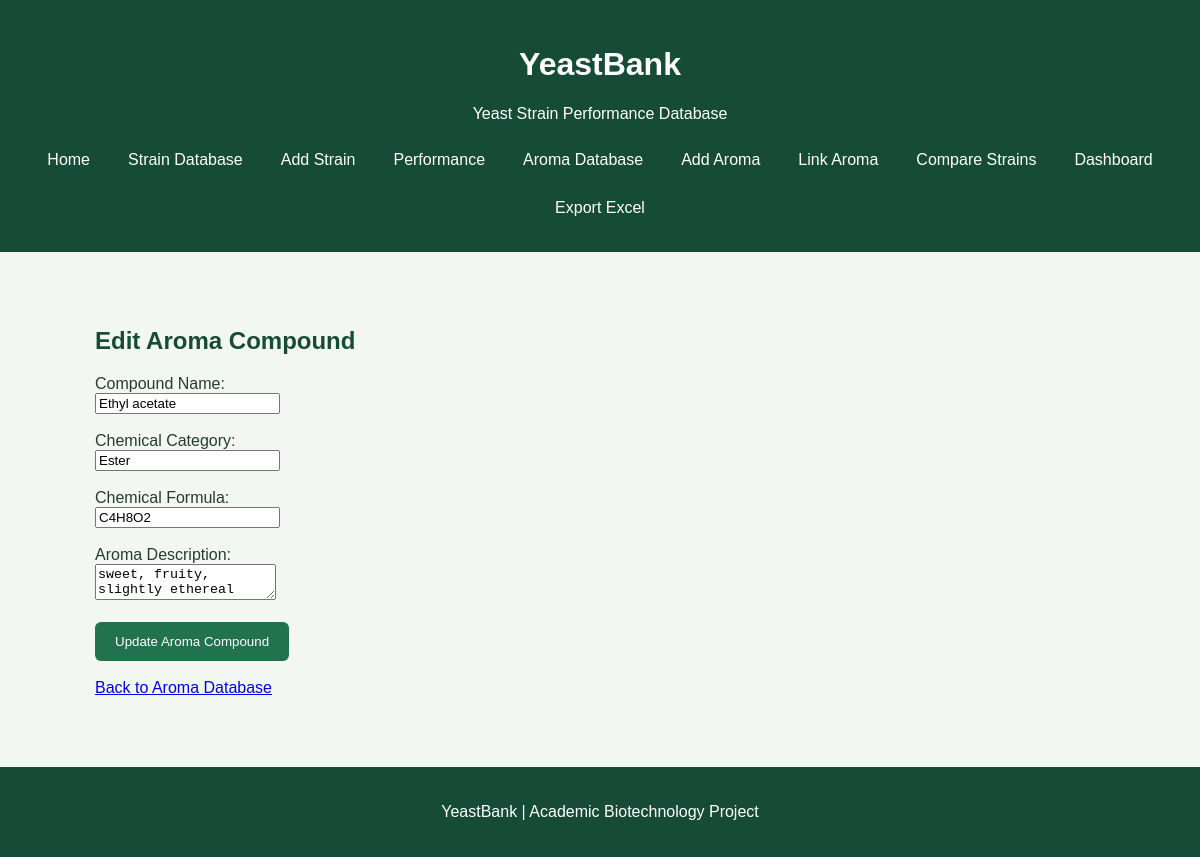
Screenshot of /edit-aroma/3 with the database file from the repository.
### tables this page shows
CREATE TABLE aroma_compounds (
    id INTEGER PRIMARY KEY AUTOINCREMENT,
    compound_name TEXT NOT NULL,
    chemical_category TEXT,
    chemical_formula TEXT,
    aroma_description TEXT,
    strain_id INTEGER,
    FOREIGN KEY (strain_id) REFERENCES strains(id)
);

### app.py (the view, shortened to what this page needs)
@app.route("/edit-aroma/<int:compound_id>", methods=["GET", "POST"])
def edit_aroma(compound_id):
    connection = get_database()
    compound = connection.execute(
        "SELECT * FROM aroma_compounds WHERE id = ?",
        (compound_id,)
    ).fetchone()
    if compound is None:
        connection.close()
        return "Aroma compound not found", 404
    connection.close()
    return render_template(
        "edit_aroma.html",
        compound=compound
    )

### app.py (called while the page is built)
def get_database():
    connection = sqlite3.connect("yeastbank.db")
    connection.row_factory = sqlite3.Row
    return connection

### templates/edit_aroma.html
{% extends "base.html" %}
{% block content %}
<h2>Edit Aroma Compound</h2>
<form method="POST">
    <label>Compound Name:</label><br>
    <input type="text"
           name="compound_name"
           value="{{ compound['compound_name'] }}"
           required>
    <br><br>
    <label>Chemical Category:</label><br>
    <input type="text"
           name="chemical_category"
           value="{{ compound['chemical_category'] or '' }}"
           required>
    <br><br>
    <label>Chemical Formula:</label><br>
    <input type="text"
           name="chemical_formula"
           value="{{ compound['chemical_formula'] or '' }}"
           required>
    <br><br>
    <label>Aroma Description:</label><br>
    <textarea name="aroma_description"
              required>{{ compound['aroma_description'] or '' }}</textarea>
    <br><br>
    <button type="submit">Update Aroma Compound</button>
</form>
<br>
<a href="/aroma">Back to Aroma Database</a>
{% endblock %}

### templates/base.html (style rules this page uses)
* { box-sizing: border-box; }
body { margin: 0; font-family: Arial, sans-serif; background: #f3f7f2; color: #263b32; }
h2 { color: #164b38; }
button { background: #21734e; color: white; padding: 12px 20px; border: none; border-radius: 6px; cursor: pointer; }

### rows the page displays
aroma_compounds: compound_name "Ethyl acetate", chemical_category "Ester", chemical_formula "C4H8O2", aroma_description "sweet, fruity, slightly ethereal"
